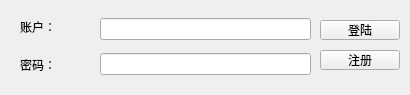
<?xml version="1.0" encoding="UTF-8"?>
<ui version="4.0">
 <class>loginwindow</class>
 <widget class="QWidget" name="loginwindow">
  <property name="geometry">
   <rect>
    <x>0</x>
    <y>0</y>
    <width>410</width>
    <height>95</height>
   </rect>
  </property>
  <property name="windowTitle">
   <string>Form</string>
  </property>
  <widget class="QPushButton" name="signinButton">
   <property name="geometry">
    <rect>
     <x>320</x>
     <y>20</y>
     <width>80</width>
     <height>20</height>
    </rect>
   </property>
   <property name="text">
    <string>登陆</string>
   </property>
  </widget>
  <widget class="QPushButton" name="signupButton">
   <property name="geometry">
    <rect>
     <x>320</x>
     <y>50</y>
     <width>80</width>
     <height>20</height>
    </rect>
   </property>
   <property name="text">
    <string>注册</string>
   </property>
  </widget>
  <widget class="QWidget" name="">
   <property name="geometry">
    <rect>
     <x>20</x>
     <y>10</y>
     <width>71</width>
     <height>71</height>
    </rect>
   </property>
   <layout class="QVBoxLayout" name="verticalLayout">
    <item>
     <widget class="QLabel" name="label">
      <property name="text">
       <string>账户：</string>
      </property>
     </widget>
    </item>
    <item>
     <widget class="QLabel" name="label_2">
      <property name="text">
       <string>密码：</string>
      </property>
     </widget>
    </item>
   </layout>
  </widget>
  <widget class="QWidget" name="">
   <property name="geometry">
    <rect>
     <x>100</x>
     <y>11</y>
     <width>211</width>
     <height>71</height>
    </rect>
   </property>
   <layout class="QVBoxLayout" name="verticalLayout_2">
    <item>
     <widget class="QLineEdit" name="accountinput"/>
    </item>
    <item>
     <widget class="QLineEdit" name="passwordinput">
      <property name="text">
       <string/>
      </property>
     </widget>
    </item>
   </layout>
  </widget>
 </widget>
 <resources/>
 <connections/>
</ui>
